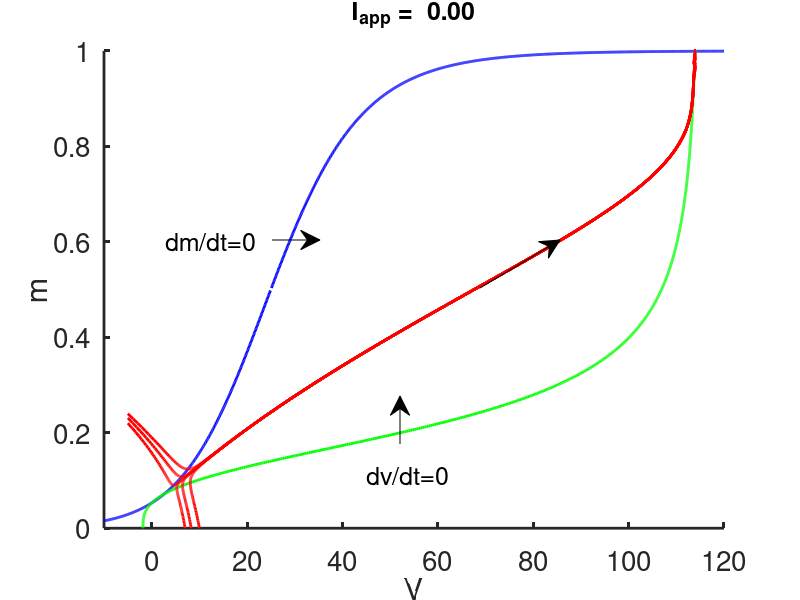
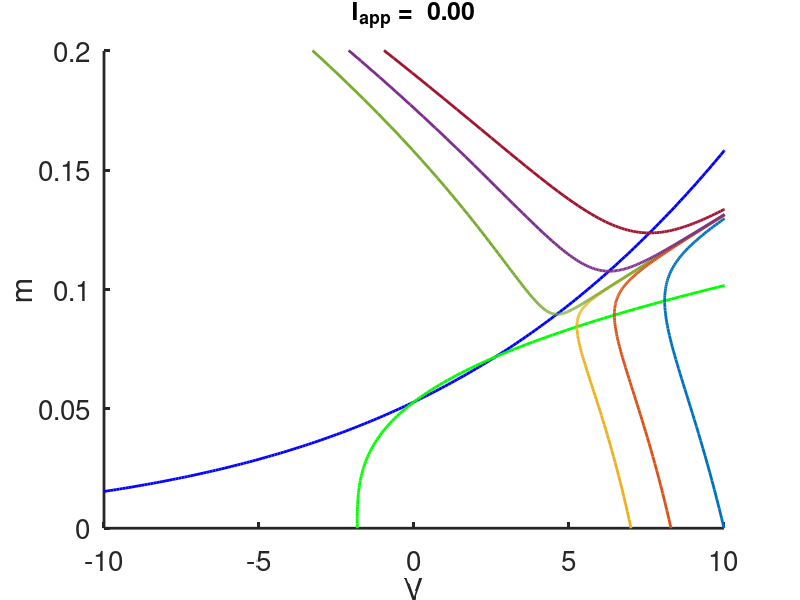

The MATLAB source for these figures, in order:
%
%  -------------------------------------------------------------------
%
%   This computes the fast phase plane of the Hodgkin-Huxley model,
%   with n and h fixed.
%
%   For Chapter 5, Fig. 5.7 of
%   Keener and Sneyd, Mathematical Physiology, 3rd Edition, Springer.
%
%   Written by James Keener and James Sneyd
%
%  -------------------------------------------------------------------

function hh_fast_pp

clear all
close all
clc

set(0,                           ...
   'defaultaxesfontsize', 20,   ...
   'defaultaxeslinewidth', 2.0, ...
   'defaultlinelinewidth', 2.0);
formatSpecF = '%6.2f\n';

p.Veq = 0; %is the original HH formulation
%p.Veq = -65; % is the physiological formulation

Tfact = 1; % this is the correction factor for temperatures other that 6.3C
%Tfact = 0.977 % correspnds to 0C
%Tfact = 1.085 % corresponds to 30 C.

p.gnabar = 120.;
p.gkbar = 36;
p.gl = 0.3;
% p.gkbar=0; %to shut down currents
% p.gl = 0;
Vna0 = 115;
Vk0=-12;
Vl0=10.5988;

p.Vna = Tfact*(Vna0+p.Veq) - p.Veq;
p.Vk = Tfact*(Vk0+p.Veq)-p.Veq;
p.Vl = Tfact*(Vl0+p.Veq)-p.Veq;

h0 = 0.5961;
n0 = 0.3177;
p.Iapp=-2; %p.Iapp is the amplitude of the steady current stimulus
p.Iapp=0;
% start by plotting nullclines
Vm = [-20:0.1:120];
AM=.1*(25.-Vm)./(exp(.1*(25.-Vm))-1.);
BM=4.*exp(-Vm/18);

Minf=AM./(AM+BM);
M=[0:.001:1];
gk=p.gkbar*n0.^4;
gna=p.gnabar*M.^3.*h0;

Vs= (gna.*p.Vna +gk.*p.Vk +p.gl*p.Vl + p.Iapp)./(gna+gk+p.gl);
%Vs =(p.Iapp+gna*p.Vna +gk*p.Vk +p.gl*p.Vl)./(gna+gk+p.gl);

%this is the dv/dt=0 curve
figure(1)
plot(Vm,Minf,'b',Vs,M,'g')
xlabel('V')
ylabel('m')
box off
axis([-10 120 0 1])
annotation('arrow',[0.34 0.4],[0.6 0.6])
text(3,0.6,'dm/dt=0','fontsize',18)
annotation('arrow',[0.5 0.5],[0.26 0.34])
text(45,0.11,'dv/dt=0','fontsize',18)
annotation('arrow',[0.6 0.7],[0.52 0.6])
hold on

figure(2)
plot(Vm,Minf,'b',Vs,M,'g')
xlabel('V')
ylabel('m')
axis([-10 10 0 0.2])
box off
hold on

p.Inp = 0;;  % this is the amplitude of the initial input stimulus
%p.Inp = 3.5;
%p.Inp = 13.4;

p.BCL = 39;
p.BCL = 0;

tstep = .01;
t_end = 10;
V = 6.5098;  %The voltage threshold

% add some trajectories
vlist=[10,7,-5,-5,8.29099503,-5];
mlist=[0,0,0.22,.24,0,0.2308685]
for j = 1:length(vlist)

%initial data

%specify the output points
tspan = [0:tstep:t_end];

s0 = [vlist(j);mlist(j);h0;n0];

[T,S] = ode23(@(t,x)deRHS(t,x,p),tspan, s0, odeset('maxstep',1));
V = S(:,1);
m = S(:,2);
h = S(:,3);
n = S(:,4);

figure(1)
plot(V,m,'r','linewidth',2)

title(strcat('I_{app} = ',sprintf(formatSpecF,p.Iapp)),'fontsize',18)
figure(2)
plot(V,m,V(end),m(end),'*','linewidth',2)
axis([-10 10 0 0.2])
title(strcat('I_{app} = ',sprintf(formatSpecF,p.Iapp)),'fontsize',18)

end
figure(1)
hold off
figure(2)
hold off

end % of main


%% the right hand side for the simulation:
function s_prime=deRHS(t,s,p)

%the original HH formulation has
V = s(1)-p.Veq;
m = s(2);
h = s(3);
n = s(4);

Input = p.Inp/cosh(mod(t,p.BCL)-p.BCL/10) +p.Iapp;

AM=.1*(25.-V)./(exp(.1*(25.-V))-1.);
BM=4.*exp(-V/18);
AH=.07*exp(-V/20.);
BH=1./(exp(.1*(30.-V))+1.);
AN=.01*(10.-V)./(exp(.1*(10.-V))-1.);
BN=.125*exp(-V/80.);

Minf = AM./(AM+BM);
Fm=AM*(1.-m)-BM*m;
%Fh=AH*(1.-h)-BH*h;
Fh=0;
%Fn=AN*(1.-n)-BN*n;
Fn=0;
gna=p.gnabar*m.^3.*h;
%gnainf=gnabar*Minf.^3.*h;
gk=p.gkbar*n.^4;
Icl=p.gl*(V-p.Vl);

Fv = -gna*(V-p.Vna)-gk*(V-p.Vk)-Icl;
s_prime = [Fv+Input Fm Fh Fn]';

end
